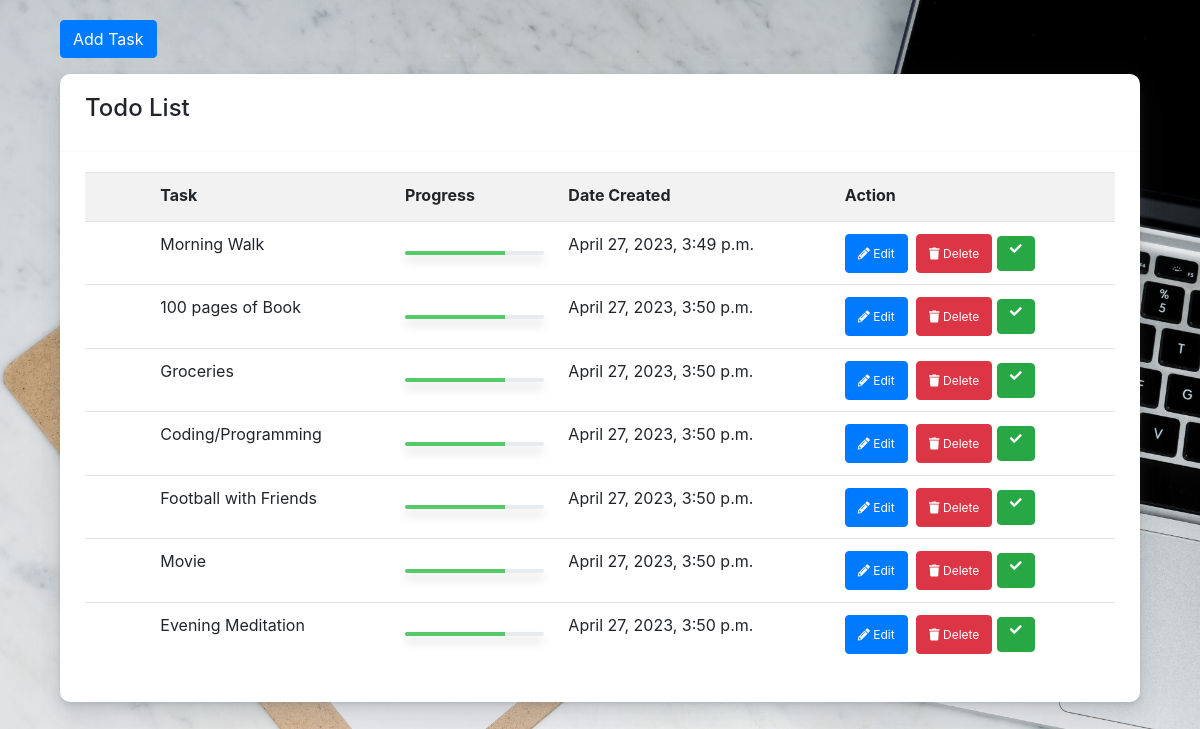
The page /home on the database its author committed.
### task/models.py (models this page shows)
class Task(models.Model):
    title = models.CharField(max_length=200)
    created = models.DateTimeField(auto_now_add=True)
    updated = models.DateTimeField(auto_now=True)
    completed = models.BooleanField(default=False)
    def __str__(self):
        return self.title

### task/views.py (the view)
# urls.py: 2. Add a URL to urlpatterns:  path('', views.home, name='home')
def home(request):
    tasks = Task.objects.all()
    context = {'tasks' : tasks}
    return render(request, 'task/homePage.html', context)

### task/templates/task/homePage.html (shortened to what this page needs)
<form action="" method="POST" class="container align-items-center">
    <div class="col-12">
      <button type="submit" class="btn btn-primary">Add Task</button>
    </div>
  </form>
<!DOCTYPE html>
<html lang="en">
<head>
    <link rel="stylesheet" href="https://cdn.jsdelivr.net/npm/bootstrap@4.4.1/dist/css/bootstrap.min.css">
</head>
<body>
    <link rel="stylesheet" href="https://cdnjs.cloudflare.com/ajax/libs/font-awesome/5.12.1/css/all.min.css" />
    <div class="container">
    <div class="col-md-12 col-12 col-sm-12">
        <div class="card">
          <div class="card-header">
            <h4>Todo List</h4>
          </div>
          <div class="card-body">
            <div class="table-responsive">
              <table class="table table-striped">
                <tbody><tr>
                  <th class="text-center">
                    <div class="custom-checkbox custom-checkbox-table custom-control">
                    </div>
                  </th>
                  <th>Task</th>
                  <th>Progress</th>
                  <th>Date Created</th>
                  <th>Action</th>
                </tr>
                {% for task in tasks %}
                <tr>
                  <td class="p-0 text-center">
                  </td>
                  <td>{{task}}</td>
                  <td class="align-middle">
                    <div class="progress" data-height="4" data-toggle="tooltip" title="" data-original-title="100%" style="height: 4px;">
                      <div class="progress-bar bg-success" data-width="100" style="width: 100px;"></div>
                    </div>
                  </td>
                  <td>{{task.created}}
                  </td>
                  <td>
                    <a href="{% url 'updateTask' task.id %}" class="btn btn-primary btn-action mr-1" data-toggle="tooltip" title="" data-original-title="Edit"><i class="fas fa-pencil-alt"></i> Edit</a>
                    <a href="{% url 'deleteTask' task.id %}" class="btn btn-danger btn-action" data-toggle="tooltip" title="" data-confirm="Are You Sure?|This action can not be undone. Do you want to continue?" data-confirm-yes="alert('Deleted')" data-original-title="Delete"><i class="fas fa-trash"></i> Delete</a>
                    <a class="btn btn-success btn-action" data-toggle="tooltip" title="" data-confirm="Are You Sure?|This action can not be undone. Do you want to continue?" data-confirm-yes="alert('Deleted')" data-original-title="Delete"><i class="fas fa-check"></i></a>
                  </td>
                </tr>
                <tr>
                {% endfor %}
              </tbody>
            </table>
            </div>
          </div>
        </div>
      </div>
    </div>
</body>
</html>

### task/templates/task/homePage.html (style rules this page uses)
body { background: url("/static/img/markus-winkler-Q2J2qQsoYH8-unsplash.jpg"); margin-top:20px; background-position: center; background-repeat: no-repeat; background-size: cover; height: 100%; }
.card { background-color: #fff; border-radius: 10px; border: none; position: relative; margin-bottom: 30px; box-shadow: 0 0.46875rem 2.1875rem rgba(90,97,105,0.1), 0 0.9375rem 1.40625rem rgba(90,97,105,0.1), 0 0.25rem 0.53125rem rgba(90,97,105,0.12), 0 0.125rem 0.1875rem rgba(90,97,105,0.1); }
.card .card-header { border-bottom-color: #f9f9f9; line-height: 30px; -ms-grid-row-align: center; align-self: center; width: 100%; padding: 10px 25px; display: flex; align-items: center; }
.card .card-header, .card .card-body, .card .card-footer { background-color: transparent; padding: 20px 25px; }
.card-header:first-child { border-radius: calc(.25rem - 1px) calc(.25rem - 1px) 0 0; }
.card-header { padding: .75rem 1.25rem; margin-bottom: 0; background-color: rgba(0,0,0,.03); border-bottom: 1px solid rgba(0,0,0,.125); }
.progress-bar { display: -ms-flexbox; display: -webkit-box; display: flex; -ms-flex-direction: column; -webkit-box-orient: vertical; -webkit-box-direction: normal; flex-direction: column; -ms-flex-pack: center; -webkit-box-pack: center; justify-content: center; overflow: hidden; color: #fff; text-align: center; white-space: nowrap; background-color: #007bff; -webkit-transition: width .6s ease; transition: width .6s ease; }
.bg-success { background-color: #54ca68 !important; }
.progress { -webkit-box-shadow: 0 0.4rem 0.6rem rgba(0,0,0,0.15); box-shadow: 0 0.4rem 0.6rem rgba(0,0,0,0.15); }
.btn-action { color: #fff !important; line-height: 25px; font-size: 12px; min-width: 35px; min-height: 35px; }

### rows shown on the page
Task: title "Morning Walk", created "April 27, 2023, 3:49 p.m."
Task: title "100 pages of Book", created "April 27, 2023, 3:50 p.m."
Task: title "Groceries", created "April 27, 2023, 3:50 p.m."
Task: title "Coding/Programming", created "April 27, 2023, 3:50 p.m."
Task: title "Football with Friends", created "April 27, 2023, 3:50 p.m."
Task: title "Movie", created "April 27, 2023, 3:50 p.m."
Task: title "Evening Meditation", created "April 27, 2023, 3:50 p.m."
